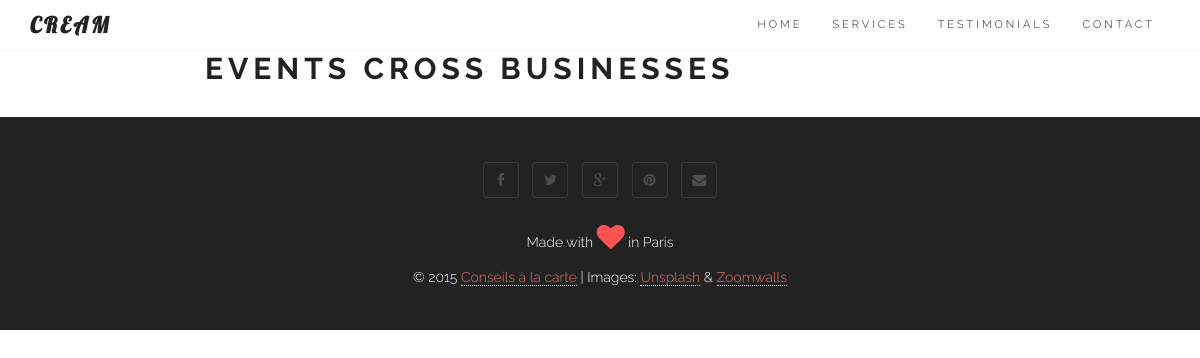
The app's page /event/ (signed in), older data.
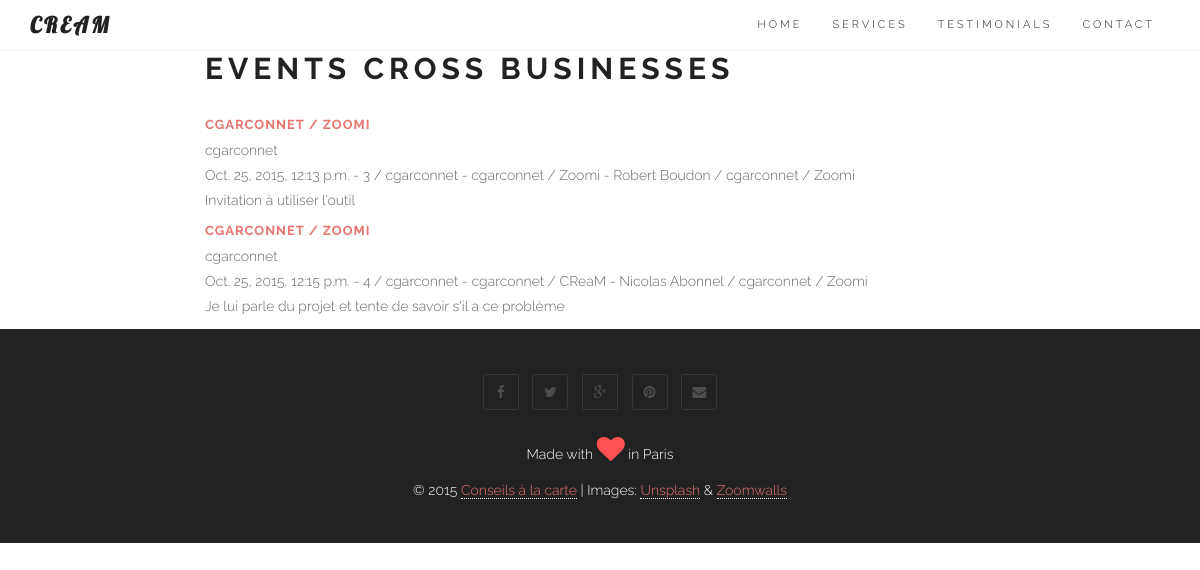
The same page, newer data.
### core/models.py (models this page shows)
class Event(models.Model):
	user = models.ForeignKey(User)
	customer = models.ForeignKey(Customer)
	bus_e = models.ForeignKey(Business)
	type_e = models.IntegerField(choices=EVENT_TYPE, null=True, blank=True)
 	description = models.TextField(null=True, blank=True)
 	created_at = models.DateTimeField(auto_now_add=True)
 	def get_absolute_url(self):
 		return reverse (viewname="event_list", args=[self.id])

class Business(models.Model):
	user = models.ForeignKey(User)
 	name = models.CharField(max_length=100, null=True, blank=True)
 	def __unicode__(self):
 		return str(self.user) + ' / ' + str(self.name)

class Customer(models.Model):
	user = models.ForeignKey(User)
	bus_c = models.ForeignKey(Business) # could we make it multiple values
	type_c = models.IntegerField(choices=CUSTOMER_TYPE, null=True, blank=True)
	status = models.IntegerField(choices=CUSTOMER_STATUS, null=True, blank=True)
	fullname = models.CharField(max_length=100, null=True, blank=True)
	telephone = models.CharField(max_length=20, null=True, blank=True)
	email = models.CharField(max_length=100, null=True, blank=True)
 	created_at = models.DateTimeField(auto_now_add=True)
 	def __unicode__(self):
 		return str(self.user) + ' - ' + str(self.bus_c) + ' - ' + str(self.fullname)

### core/views.py (the view)
# urls.py: url(r'event/$', coreviews.EventListView.as_view()),
class EventListView(ListView):
	model = coremodels.Event
	template_name = "event/list.html"
	context_object_name = 'event'
	def get_queryset(self):
		return coremodels.Event.objects.filter(user=self.request.user)

### templates/event/list.html
{% extends "base/theme.html" %}
{% block content %}
<div class="row main-content">
	<div class="col-md-2"></div>
	<div class="col-md-8">
	<h2>Events cross Businesses</h2>
		{% for event in object_list %}
		<div class="row">
	 		<div class="col-md-12">
			<h3><a href="{{ event.get_absolute_url }}">{{ event.bus_e }}</a></h3>
			</div>
			<div class="col-md-12">
			{{ event.user }}<br>
			{{ event.created_at }} - {{ event.type_e }} / {{ event.customer }} / {{ event.bus_e }}
			<p>{{ event.description }}</p>
			</div>
		</div>
		{% endfor %}
	</div>
	<div class="col-md-2"></div>
</div>
{% endblock %}

### templates/base/theme.html (shortened to what this page needs)
{% load staticfiles %}
<!DOCTYPE html>
<html lang="en">
<head>
	<link href="{% static "bootstrap/css/bootstrap.min.css" %}" rel="stylesheet" media="screen">
	<link href="{% static "css/font-awesome.min.css" %}" rel="stylesheet" media="screen">
	<link href="{% static "css/simple-line-icons.css" %}" rel="stylesheet" media="screen">
	<link href="{% static "css/animate.css" %}" rel="stylesheet">
	<link href="{% static "css/style.css" %}" rel="stylesheet" media="screen">
</head>
<body>
	<header class="header">
		<nav class="navbar navbar-custom" role="navigation">
			<div class="container">
				<div class="navbar-header">
					<a class="navbar-brand" href="index.html">CReaM</a>
				</div>
				<div class="collapse navbar-collapse" id="custom-collapse">
					<ul class="nav navbar-nav navbar-right">
						<li><a href="#home">Home</a></li>
						<li><a href="#services">Services</a></li>
						<li><a href="#testimonials">Testimonials</a></li>
						<li><a href="#contact">Contact</a></li>
					</ul>
				</div>
			</div>
		</nav>
	</header>
{% block content %}{% endblock %}
	<footer id="footer">
		<div class="container">
			<div class="row">
				<div class="col-sm-12">
					<ul class="social-links">
						<li><a href="index.html#" class="wow fadeInUp"><i class="fa fa-facebook"></i></a></li>
						<li><a href="index.html#" class="wow fadeInUp" data-wow-delay=".1s"><i class="fa fa-twitter"></i></a></li>
						<li><a href="index.html#" class="wow fadeInUp" data-wow-delay=".2s"><i class="fa fa-google-plus"></i></a></li>
						<li><a href="index.html#" class="wow fadeInUp" data-wow-delay=".4s"><i class="fa fa-pinterest"></i></a></li>
						<li><a href="index.html#" class="wow fadeInUp" data-wow-delay=".5s"><i class="fa fa-envelope"></i></a></li>
					</ul>
					<p class="heart">
                        Made with <span class="fa fa-heart fa-2x animated pulse"></span> in Paris
                    </p>
                    <p class="copyright">
                        © 2015 <a href="http://conseil.garconnet.ch" target=_new >Conseils à la carte</a> | Images: <a href="https://unsplash.com/">Unsplash</a> & <a href="http://zoomwalls.com/">Zoomwalls</a>
					</p>
				</div>
			</div>
		</div>
	</footer>
</body>
</html>

### static/css/style.css (style rules this page uses)
body { font: 300 14px/1.8 'Raleway', sans-serif; color: #666; overflow-x: hidden; }
a { color: #E7746F; }
.navbar a, .form-control { -webkit-transition: all 0.4s ease-in-out 0s; -moz-transition: all 0.4s ease-in-out 0s; -ms-transition: all 0.4s ease-in-out 0s; -o-transition: all 0.4s ease-in-out 0s; transition: all 0.4s ease-in-out 0s; }
a, .btn { -webkit-transition: all 0.125s ease-in-out 0s; -moz-transition: all 0.125s ease-in-out 0s; -ms-transition: all 0.125s ease-in-out 0s; -o-transition: all 0.125s ease-in-out 0s; transition: all 0.125s ease-in-out 0s; }
h1, h2, h3, h4, h5, h6 { font: 700 40px/1.2 Raleway, sans-serif; text-transform: uppercase; letter-spacing: 5px; margin: 5px 0 5px; color: #222; }
h2 { font-size: 30px; margin: 0 0 30px; }
h3 { font-size: 13px; letter-spacing: 1px; margin: 0 0 5px; }
#footer { background: #222; text-align: center; padding: 40px 0; color: #FFF; }
.copyright { margin: 0; }
.copyright a { border-bottom: 1px dotted #fff; }
#footer span { animation-iteration-count: infinite; -webkit-animation-iteration-count: infinite; color: #ff5252; }
.social-links { list-style: none; padding: 0; margin: 0 0 20px; }
.social-links li { display: inline-block; margin: 5px; }
.social-links a { width: 36px; height: 36px; display: block; line-height: 35px; text-align: center; border: 1px solid rgba(255, 255, 255, .1); -webkit-border-radius: 3px; -moz-border-radius: 3px; border-radius: 3px; font-size: 14px; color: rgba(255, 255, 255, .2); }
.header { border-bottom: 1px solid #f5f5f5; position: relative; width: 100%; z-index: 998; }
.navbar-custom { border: 0; border-radius: 0; margin: 0; text-transform: uppercase; font-family: Raleway, sans-serif; }
.navbar-custom, .navbar-custom .dropdown-menu { background: #fff; padding: 0; }
.navbar-custom .navbar-brand, .navbar-custom .navbar-nav > li > a, .navbar-custom .navbar-nav .dropdown-menu > li > a { font-size: 11px; letter-spacing: 3px; color: #222; }
.navbar-custom .navbar-brand { font-weight: 700; font-size: 22px; font-family: Lobster, cursive; }

Row changes from the older to the newer data that the page shows:
added Event: bus_e "CGARCONNET / ZOOMI", user "cgarconnet", created_at "Oct. 25, 2015, 12:13 p.m.", type_e "3", customer "cgarconnet - cgarconnet / Zoomi - Robert Boudon", bus_e "cgarconnet / Zoomi", description "Invitation à utiliser l'outil"
added Event: bus_e "CGARCONNET / ZOOMI", user "cgarconnet", created_at "Oct. 25, 2015, 12:15 p.m.", type_e "4", customer "cgarconnet - cgarconnet / CReaM - Nicolas Abonnel", bus_e "cgarconnet / Zoomi", description "Je lui parle du projet et tente de savoir s'il a ce problème"
